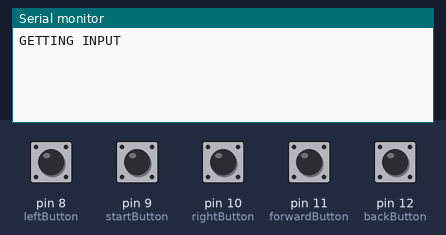
The sketch below on a simulated Arduino Uno, built with avr-gcc and run on an emulated ATmega328P. Parts: the last lines printed to the serial monitor. The test bench sets the inputs (shaded band); at power-on: pin 8 (leftButton), pin 9 (startButton), pin 10 (rightButton), pin 11 (forwardButton), pin 12 (backButton) HIGH.

Above: at 1.2 s.
1.3 s: pin 8 (leftButton) pulled LOW for 0.15 s
At 2.0 s:
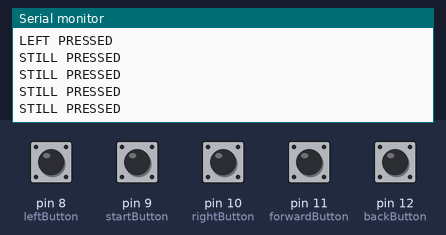
2.9 s: pin 9 (startButton) pulled LOW for 0.15 s
At 3.8 s:
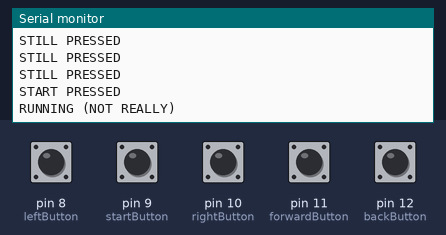
4.5 s: pin 10 (rightButton) pulled LOW for 0.15 s
At 5.3 s:
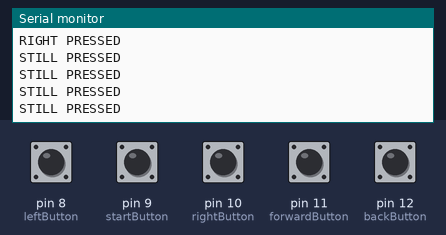

Measured:
- after the input at 1.3 s, the serial monitor: prints a new line at once (image 1)
- after the input at 2.9 s, the serial monitor: prints a new line at once (image 2)
- after the input at 4.5 s, the serial monitor: prints a new line at once (image 3)

The sketch:

Button_Direction_Test.ino
```cpp
//Five button test


#include <List.hpp>

const int BUTTON_CHECK_DELAY = 30;

const int leftButton = 8;
const int startButton = 9;
const int rightButton = 10;
const int forwardButton = 11;
const int backButton = 12;

//Variables for storing instructions
enum Instruction { EMPTY, FORWARD, BACKWARD, LEFT, RIGHT } ;
List<Instruction> instructions;

//Variables for button inputs
Instruction pendingInstruction = EMPTY;
Instruction lastInstruction = EMPTY;
bool pendingStart;

void setup() {
  pinMode(rightButton, INPUT_PULLUP);
  pinMode(leftButton, INPUT_PULLUP);
  pinMode(forwardButton, INPUT_PULLUP);
  pinMode(backButton, INPUT_PULLUP);
  pinMode(startButton, INPUT_PULLUP);

  Serial.begin(9600);
}

void loop() {
  GetInput();
  Serial.println("RUNNING (NOT REALLY)");
  delay(1000);
}

void GetInput() {
  Serial.println("GETTING INPUT");
  while(!pendingStart) {
    //Get input
    CheckButtons();
    //Add input to instructions
    if(pendingInstruction != EMPTY) {
      instructions.add(pendingInstruction);
      lastInstruction = pendingInstruction;
      pendingInstruction = EMPTY;
    }
    delay(BUTTON_CHECK_DELAY);
  }
  pendingStart = false;
  pendingInstruction = EMPTY;
}

void CheckButtons() {
  //Wait for last button to be released
  if(lastInstruction != EMPTY) {
    int checkButton;
    switch(lastInstruction) {
      case FORWARD: checkButton = forwardButton; break;
      case BACKWARD: checkButton = backButton; break;
      case LEFT: checkButton = leftButton; break;
      case RIGHT: checkButton = rightButton; break;
    }
    //Check the button is not being pressed
    if(digitalRead(checkButton) == HIGH) {
      lastInstruction = EMPTY;
    }
    else {
      Serial.println("STILL PRESSED");
      return;
    }
  }
  //Because buttons are pullup, LOW is when pressed
  if(digitalRead(forwardButton) == LOW) {pendingInstruction = FORWARD; Serial.println("FORWARD PRESSED"); }
  else if(digitalRead(backButton) == LOW) {pendingInstruction = BACKWARD; Serial.println("BACKWARD PRESSED"); }
  else if(digitalRead(leftButton) == LOW) {pendingInstruction = LEFT; Serial.println("LEFT PRESSED"); }
  else if(digitalRead(rightButton) == LOW) {pendingInstruction = RIGHT; Serial.println("RIGHT PRESSED"); }
  else if(digitalRead(startButton) == LOW) {pendingStart = true; Serial.println("START PRESSED"); }
}
```
